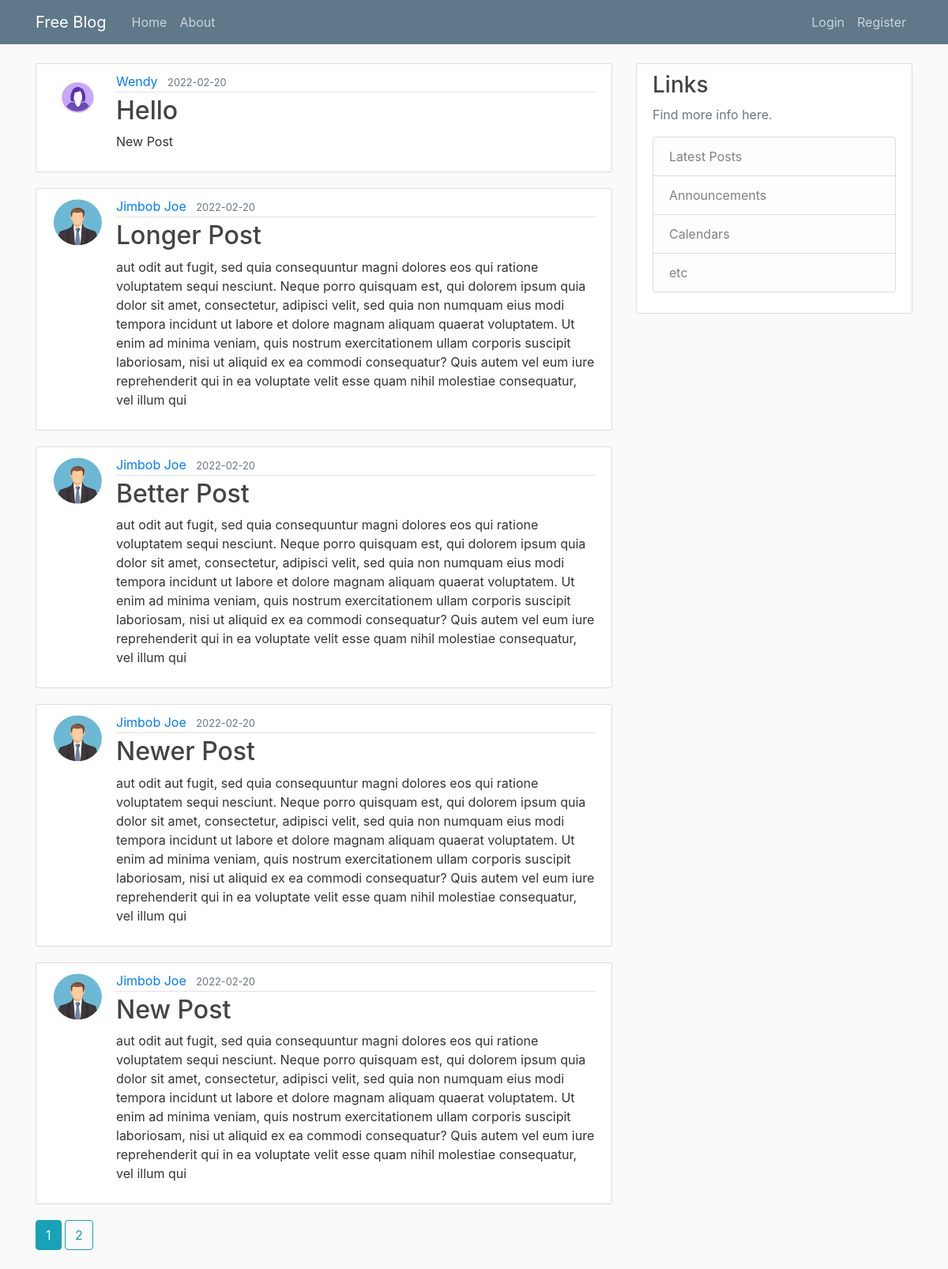
The page /home on the database its author committed.
### blog/models.py (models this page shows, shortened)
class Post(db.Model):
    id = db.Column(db.Integer, primary_key=True)
    title = db.Column(db.String(100), nullable=False)
    date_posted = db.Column(db.DateTime, nullable=False, default=datetime.utcnow)
    content = db.Column(db.Text, nullable=False)
    user_id = db.Column(db.Integer, db.ForeignKey('user.id'), nullable=False)

class User(db.Model, UserMixin):
    id = db.Column(db.Integer, primary_key=True)
    username = db.Column(db.String(20), unique=True, nullable=False)
    email = db.Column(db.String(120), unique=True, nullable=False)
    image_file = db.Column(db.String(20), nullable=False, default='default.jpg')
    password = db.Column(db.String(60), nullable=False)
    posts = db.relationship('Post', backref='author', lazy=True)

### blog/main/routes.py (the view)
@main.route("/")
@main.route("/home")
def home():
    page = request.args.get('page', 1, type=int)
    posts = Post.query.order_by(Post.date_posted.desc()).paginate(page=page, per_page=5)
    return render_template('home.html', posts=posts)

### blog/templates/home.html
{% extends "layout.html" %}
{% block content %}
    {% for post in posts.items %}
        <article class="media content-section">
          <img class="rounded-circle article-img" src="{{ url_for('static', filename='profile_pics/' + post.author.image_file) }}">
          <div class="media-body">
            <div class="article-metadata">
              <a class="mr-2" href="{{ url_for('users.user_posts', username=post.author.username) }}">{{ post.author.username }}</a>
              <small class="text-muted">{{ post.date_posted.strftime('%Y-%m-%d') }}</small>
            </div>
            <h2><a class="article-title" href="{{ url_for('posts.post', post_id=post.id) }}">{{ post.title }}</a></h2>
            <p class="article-content">{{ post.content }}</p>
          </div>
        </article>
    {% endfor %}
    {% for page_num in posts.iter_pages(left_edge=1, right_edge=1, left_current=1, right_current=2) %}
      {% if page_num %}
        {% if posts.page == page_num %}
          <a class="btn btn-info mb-4" href="{{ url_for('main.home', page=page_num) }}">{{ page_num }}</a>
        {% else %}
          <a class="btn btn-outline-info mb-4" href="{{ url_for('main.home', page=page_num) }}">{{ page_num }}</a>
        {% endif %}
      {% else %}
        ...
      {% endif %}
    {% endfor %}
{% endblock content %}

### blog/templates/layout.html (shortened to what this page needs)
<!DOCTYPE html>
<html>
<head>
    <link rel="stylesheet" href="https://maxcdn.bootstrapcdn.com/bootstrap/4.0.0/css/bootstrap.min.css">
    <link rel="stylesheet" type="text/css" href="{{ url_for('static', filename='main.css') }}">
</head>
<body>
    <header class="site-header">
      <nav class="navbar navbar-expand-md navbar-dark bg-steel fixed-top">
        <div class="container">
          <a class="navbar-brand mr-4" href="/">Free Blog</a>
          <div class="collapse navbar-collapse" id="navbarToggle">
            <div class="navbar-nav mr-auto">
              <a class="nav-item nav-link" href="{{ url_for('main.home') }}">Home</a>
              <a class="nav-item nav-link" href="{{ url_for('main.about') }}">About</a>
            </div>
            <div class="navbar-nav">
              {% if current_user.is_authenticated %}
                <a class="nav-item nav-link" href="{{ url_for('posts.new_post') }}">New Post</a>
                <a class="nav-item nav-link" href="{{ url_for('users.account') }}">Account</a>
                <a class="nav-item nav-link" href="{{ url_for('users.logout') }}">Logout</a>
              {% else %}
                <a class="nav-item nav-link" href="{{ url_for('users.login') }}">Login</a>
                <a class="nav-item nav-link" href="{{ url_for('users.register') }}">Register</a>
              {% endif %}
            </div>
          </div>
        </div>
      </nav>
    </header>
    <main role="main" class="container">
      <div class="row">
        <div class="col-md-8">
          {% block content %}{% endblock %}
        </div>
        <div class="col-md-4">
          <div class="content-section">
            <h3>Links</h3>
            <p class='text-muted'>Find more info here.
              <ul class="list-group">
                <li class="list-group-item list-group-item-light">Latest Posts</li>
                <li class="list-group-item list-group-item-light">Announcements</li>
                <li class="list-group-item list-group-item-light">Calendars</li>
                <li class="list-group-item list-group-item-light">etc</li>
              </ul>
            </p>
          </div>
        </div>
      </div>
    </main>
</body>
</html>

### blog/static/main.css (style rules this page uses)
body { background: #fafafa; color: #333333; margin-top: 5rem; }
h1, h2, h3, h4, h5, h6 { color: #444444; }
.bg-steel { background-color: #5f788a; }
.site-header .navbar-nav .nav-link { color: #cbd5db; }
.content-section { background: #ffffff; padding: 10px 20px; border: 1px solid #dddddd; border-radius: 3px; margin-bottom: 20px; }
.article-title { color: #444444; }
.article-content { white-space: pre-line; }
.article-img { height: 65px; width: 65px; margin-right: 16px; }
.article-metadata { padding-bottom: 1px; margin-bottom: 4px; border-bottom: 1px solid #e3e3e3 }

### rows shown on the page
Post: image_file (picture), author.username "Wendy", date_posted "2022-02-20", title "Hello", content "New Post"
Post: image_file (picture), author.username "Jimbob Joe", date_posted "2022-02-20", title "Longer Post", content "aut odit aut fugit, sed quia consequuntur magni dolores eos qui ratione voluptatem sequi nesciunt. Neque porro quisquam est, qui dolorem ipsum quia dolor sit amet, consectetur, adipisci velit, sed quia non numquam eius modi tempora incidunt ut labore et dolore magnam aliquam quaerat voluptatem. Ut enim ad minima veniam, quis nostrum exercitationem ullam corporis suscipit laboriosam, nisi ut aliquid ex ea commodi consequatur? Quis autem vel eum iure reprehenderit qui in ea voluptate velit esse quam nihil molestiae consequatur, vel illum qui"
Post: image_file (picture), author.username "Jimbob Joe", date_posted "2022-02-20", title "Better Post", content "aut odit aut fugit, sed quia consequuntur magni dolores eos qui ratione voluptatem sequi nesciunt. Neque porro quisquam est, qui dolorem ipsum quia dolor sit amet, consectetur, adipisci velit, sed quia non numquam eius modi tempora incidunt ut labore et dolore magnam aliquam quaerat voluptatem. Ut enim ad minima veniam, quis nostrum exercitationem ullam corporis suscipit laboriosam, nisi ut aliquid ex ea commodi consequatur? Quis autem vel eum iure reprehenderit qui in ea voluptate velit esse quam nihil molestiae consequatur, vel illum qui"
Post: image_file (picture), author.username "Jimbob Joe", date_posted "2022-02-20", title "Newer Post", content "aut odit aut fugit, sed quia consequuntur magni dolores eos qui ratione voluptatem sequi nesciunt. Neque porro quisquam est, qui dolorem ipsum quia dolor sit amet, consectetur, adipisci velit, sed quia non numquam eius modi tempora incidunt ut labore et dolore magnam aliquam quaerat voluptatem. Ut enim ad minima veniam, quis nostrum exercitationem ullam corporis suscipit laboriosam, nisi ut aliquid ex ea commodi consequatur? Quis autem vel eum iure reprehenderit qui in ea voluptate velit esse quam nihil molestiae consequatur, vel illum qui"
Post: image_file (picture), author.username "Jimbob Joe", date_posted "2022-02-20", title "New Post", content "aut odit aut fugit, sed quia consequuntur magni dolores eos qui ratione voluptatem sequi nesciunt. Neque porro quisquam est, qui dolorem ipsum quia dolor sit amet, consectetur, adipisci velit, sed quia non numquam eius modi tempora incidunt ut labore et dolore magnam aliquam quaerat voluptatem. Ut enim ad minima veniam, quis nostrum exercitationem ullam corporis suscipit laboriosam, nisi ut aliquid ex ea commodi consequatur? Quis autem vel eum iure reprehenderit qui in ea voluptate velit esse quam nihil molestiae consequatur, vel illum qui"

### other values the page prints
{{ page_num }} "1"
{{ page_num }} "2"
